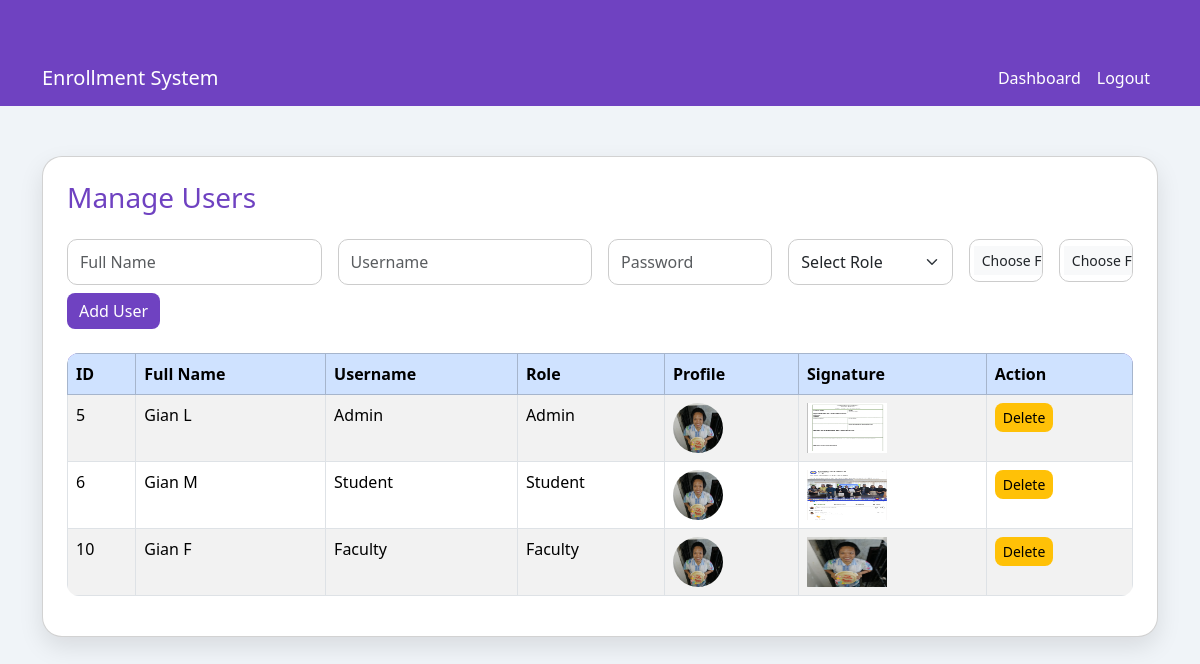
Page /manage_users.php (signed in) on the committed database.
### tables this page shows
CREATE TABLE `users` (
  `id` int(11) NOT NULL,
  `role` enum('student','faculty','admin') NOT NULL,
  `username` varchar(50) NOT NULL,
  `password` varchar(255) NOT NULL,
  `full_name` varchar(100) NOT NULL,
  `profile_pic` varchar(255) DEFAULT NULL,
  `signature_img` varchar(255) DEFAULT NULL
);

### manage_users.php (the view, shortened to what this page needs)
<?php
include 'header.php';
include 'db.php';
$users = $conn->query("SELECT * FROM users");
?>
<div class="card p-4 mt-4">
    <h3 class="mb-4">Manage Users</h3>
    <form method="post" enctype="multipart/form-data" class="row g-3 mb-4">
        <div class="col-md-3">
            <input type="text" name="full_name" class="form-control" placeholder="Full Name" required>
        </div>
        <div class="col-md-3">
            <input type="text" name="username" class="form-control" placeholder="Username" required>
        </div>
        <div class="col-md-2">
            <input type="password" name="password" class="form-control" placeholder="Password" required>
        </div>
        <div class="col-md-2">
            <select name="role" class="form-select" required>
                <option value="">Select Role</option>
            </select>
        </div>
        <div class="col-md-1">
            <input type="file" name="profile_pic" class="form-control form-control-sm">
        </div>
        <div class="col-md-1">
            <input type="file" name="signature_img" class="form-control form-control-sm">
        </div>
        <div class="col-md-12 mt-2">
            <button type="submit" name="add" class="btn btn-primary">Add User</button>
        </div>
    </form>
    <table class="table table-striped table-bordered">
        <thead class="table-primary">
            <tr>
                <th>ID</th>
                <th>Full Name</th>
                <th>Username</th>
                <th>Role</th>
                <th>Profile</th>
                <th>Signature</th>
                <th>Action</th>
            </tr>
        </thead>
        <tbody>
            <?php while($row = $users->fetch_assoc()): ?>
            <tr>
                <td><?= $row['id'] ?></td>
                <td><?= $row['full_name'] ?></td>
                <td><?= $row['username'] ?></td>
                <td><?= ucfirst($row['role']) ?></td>
                <td>
                    <?php if($row['profile_pic']): ?>
                        <img src="uploads/<?= $row['profile_pic'] ?>" width="50" height="50" class="rounded-circle">
                    <?php else: ?>
                        -
                    <?php endif; ?>
                </td>
                <td>
                    <?php if($row['signature_img']): ?>
                        <img src="uploads/<?= $row['signature_img'] ?>" width="80" height="50">
                    <?php else: ?>
                        -
                    <?php endif; ?>
                </td>
                <td>
                    <a href="?delete=<?= $row['id'] ?>" class="btn btn-secondary btn-sm" onclick="return confirm('Delete user?')">Delete</a>
                </td>
            </tr>
            <?php endwhile; ?>
        </tbody>
    </table>
</div>

### header.php (shortened to what this page needs)
<!DOCTYPE html>
<html lang="en">
<head>
    <link href="https://cdn.jsdelivr.net/npm/bootstrap@5.3.2/dist/css/bootstrap.min.css" rel="stylesheet">
    <link rel="stylesheet" href="style.css">
</head>
<body>
<nav class="navbar navbar-expand-lg">
    <div class="container">
        <a class="navbar-brand text-white" href="dashboard.php">Enrollment System</a>
        <div class="collapse navbar-collapse">
            <ul class="navbar-nav ms-auto">
                <?php if(isset($_SESSION['user_id'])): ?>
                    <li class="nav-item"><a class="nav-link" href="dashboard.php">Dashboard</a></li>
                    <li class="nav-item"><a class="nav-link" href="logout.php">Logout</a></li>
                <?php else: ?>
                    <li class="nav-item"><a class="nav-link" href="login.php">Login</a></li>
                    <li class="nav-item"><a class="nav-link" href="register.php">Register</a></li>
                <?php endif; ?>
            </ul>
        </div>
    </div>
</nav>
<div class="container">

### style.css (style rules this page uses)
html, body { height: 100%; margin: 0; font-family: 'Segoe UI', Tahoma, Geneva, Verdana, sans-serif; background-color: #f0f4f8; color: #333; }
.container { margin-top: 50px; }
.card { background-color: #fff; border-radius: 20px; padding: 30px; min-height: 250px; box-shadow: 0 10px 25px rgba(0,0,0,0.1); transition: transform 0.3s ease, box-shadow 0.3s ease; }
.btn-primary { background-color: #6f42c1; border: none; border-radius: 8px; transition: background-color 0.3s ease, transform 0.2s ease; }
.btn-secondary { background-color: #ffc107; color: #000; border: none; border-radius: 8px; }
.form-control, .form-select { border-radius: 10px; border: 1px solid #ccc; padding: 10px 12px; transition: border-color 0.3s ease, box-shadow 0.3s ease; }
table { border-radius: 12px; overflow: hidden; width: 100%; border-collapse: collapse; }
table thead { background-color: #6f42c1; color: #fff; }
table tbody tr:nth-child(even) { background-color: #f8f9fa; }
.table .btn { border-radius: 8px; transition: all 0.2s ease; }
h3, h4 { color: #6f42c1; }
.navbar { background-color: #6f42c1; }
.navbar a { color: #fff; font-weight: 500; transition: color 0.3s ease; }

### rows in the picture
users: id "5", full_name "Gian L", username "Admin", role "Admin", profile_pic (picture), signature_img (picture)
users: id "6", full_name "Gian M", username "Student", role "Student", profile_pic (picture), signature_img (picture)
users: id "10", full_name "Gian F", username "Faculty", role "Faculty", profile_pic (picture), signature_img (picture)
